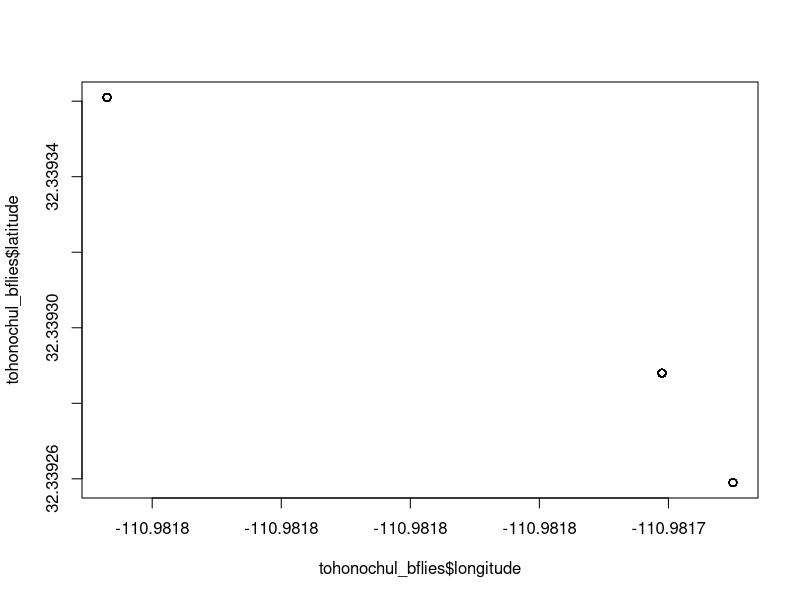

R code for this plot:
# Data Cleaning of Tucson TohonoChul Data
# Kathleen L Prudic
# klprudic@arizona.edu
# created 2020-08-16

# Remove wonton variables 
rm(list = ls())

# Load additional packages
library(tidyverse)
library(lubridate)

# Load data 
tohonochul_bflies <- read_csv(file = "data/2015-2019-eButt-Tohonochul.csv")

# Filter Andrew Hogan
tohonochul_bflies <- tohonochul_bflies %>%
  filter(observer == "Andrew Hogan")

# Filter to Tohonochul latitude and longitute 
# tohonochul: 32.338352, 32.340682, -110.982803, -110.979788
tohonochul_bflies <- tohonochul_bflies %>% 
  mutate(tohonochul = if_else(condition = between(latitude, 32.338352, 32.340682) &
                                between(longitude, -110.982803, -110.979788), 
                              true = TRUE, false = FALSE))

tohonochul_bflies <- tohonochul_bflies %>%
  filter(tohonochul == TRUE) %>%
  select(-tohonochul)

# stamen maps timing out, just use base R
plot(x = tohonochul_bflies$longitude, 
     y = tohonochul_bflies$latitude)

# Create table of unique species by families, save to file for later use
# data/tohonochul-species-unreconciled.csv

# Reconcile taxonomy (to be done later)

# Create table of reconciled species by families, save to file for later use
# data/tohonochul-species-reconciled.csv

# Calculate species richness by year, save to file for later use
# data/inat-species-richness-annual.csv

# Calculate average species accumulation through time 2015-2019

# Plot average species accumualation through time